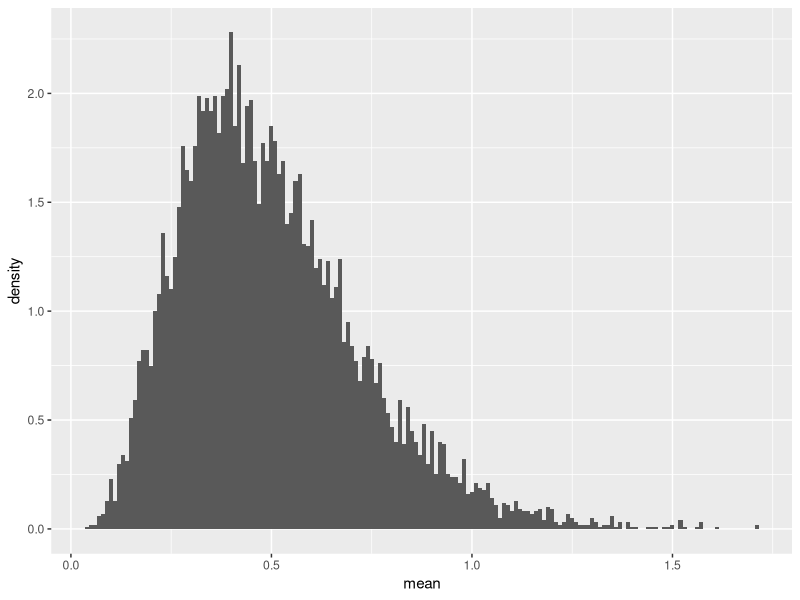
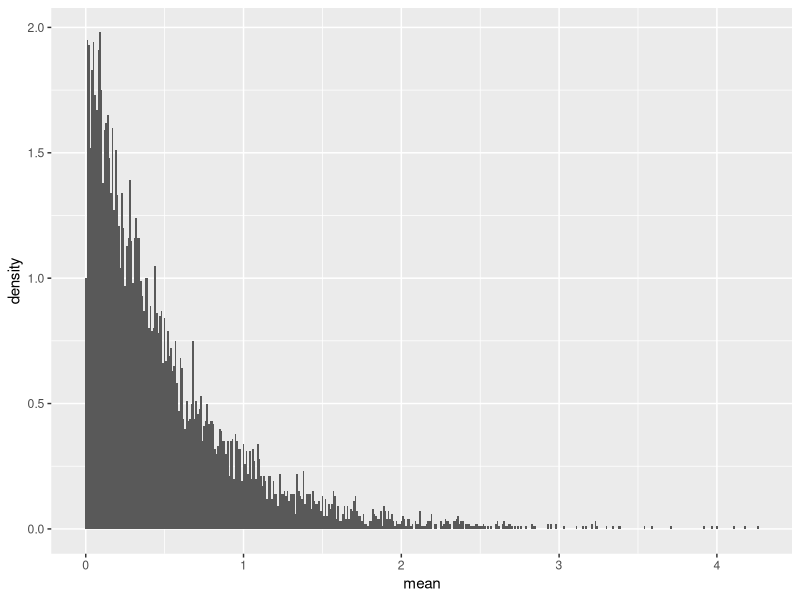
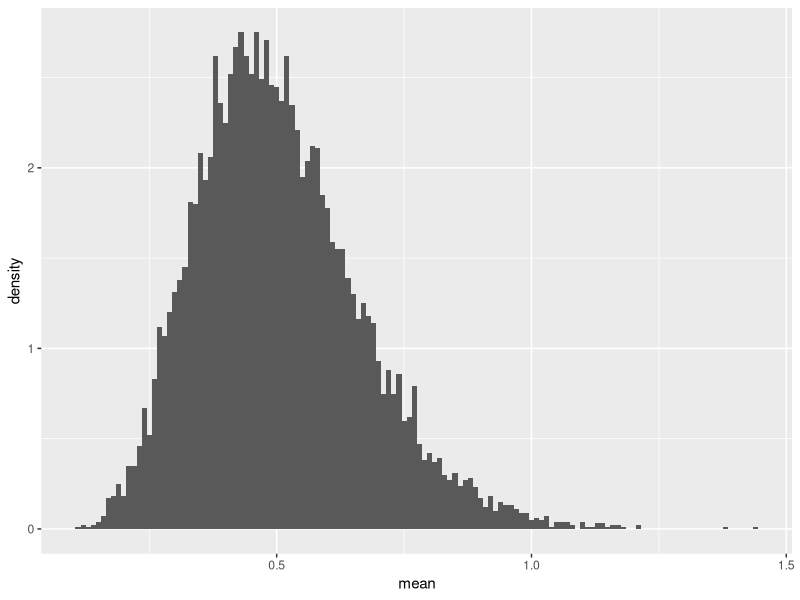
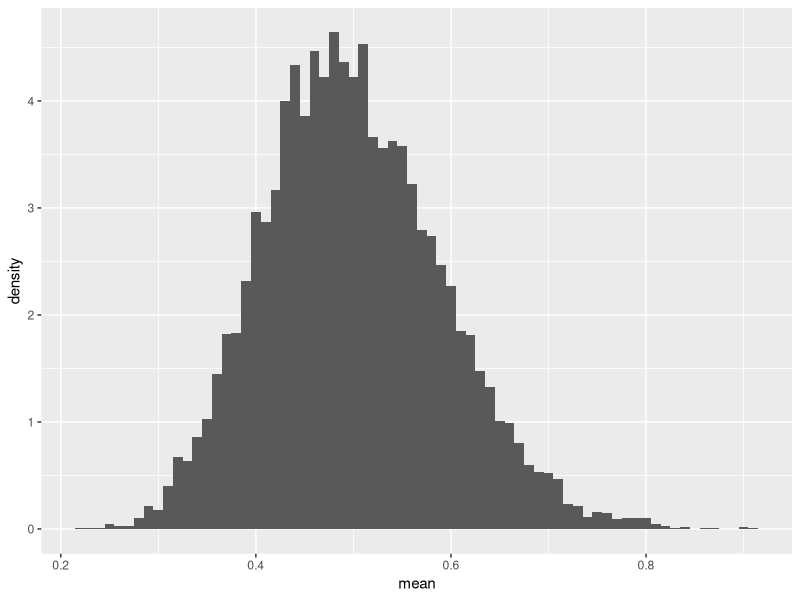
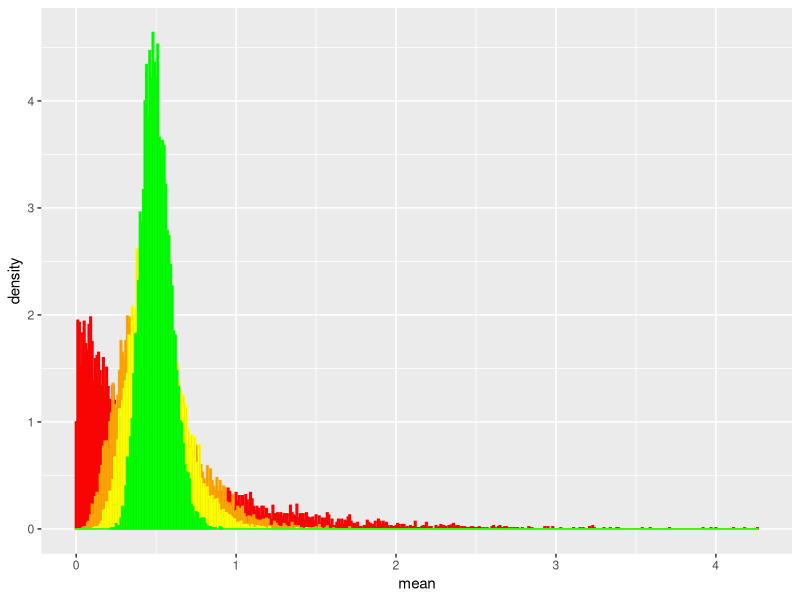

Write the R code that produced these figures, in order.
rm(list = ls()) #cleaning up
library(tidyverse)

df5=data.frame()
for (i in 1:10000){
  df5<-rbind(df5,rexp(5,2))
}
df5$mean<-rowMeans(df5,na.rm=TRUE,dims=1)

ggplot(df5, aes(mean))+
  geom_histogram(data=df5, aes(mean, ..density..), binwidth = 0.01)

mean(df5$mean)

##############1###################
df1=data.frame()
for (i in 1:10000){
  df1<-rbind(df1,rexp(1,2))
}
df1$mean<-rowMeans(df1,na.rm=TRUE,dims=1)

ggplot(df1, aes(mean))+
  geom_histogram(data=df1, aes(mean, ..density..), binwidth = 0.01)

mean(df1$mean)

##############10###################
df10=data.frame()
for (i in 1:10000){
  df10<-rbind(df10,rexp(10,2))
}
df10$mean<-rowMeans(df10,na.rm=TRUE,dims=1)

ggplot(df10, aes(mean))+
  geom_histogram(data=df10, aes(mean, ..density..), binwidth = 0.01)

mean(df10$mean)

##############30###################
df30=data.frame()
for (i in 1:10000){
  df30<-rbind(df30,rexp(30,2))
}
df30$mean<-rowMeans(df30,na.rm=TRUE,dims=1)

ggplot(df30, aes(mean))+
  geom_histogram(data=df30, aes(mean, ..density..), binwidth = 0.01)

mean(df30$mean)

##### same graph #####
df = data.frame("X1"  = df1$mean,
                "X5"  = df5$mean,
                "X10" = df10$mean,
                "X30" = df30$mean)
mean(df1$mean)
mean(df5$mean)
mean(df10$mean)
mean(df30$mean)

ggplot(df)+
  geom_histogram(data=df1, aes(mean, ..density..), color="red", binwidth = 0.01)+
  geom_histogram(data=df5, aes(mean, ..density..), color="orange", binwidth = 0.01)+
  geom_histogram(data=df10, aes(mean, ..density..), color="yellow", binwidth = 0.01)+
  geom_histogram(data=df30, aes(mean, ..density..), color="green", binwidth = 0.01)
  